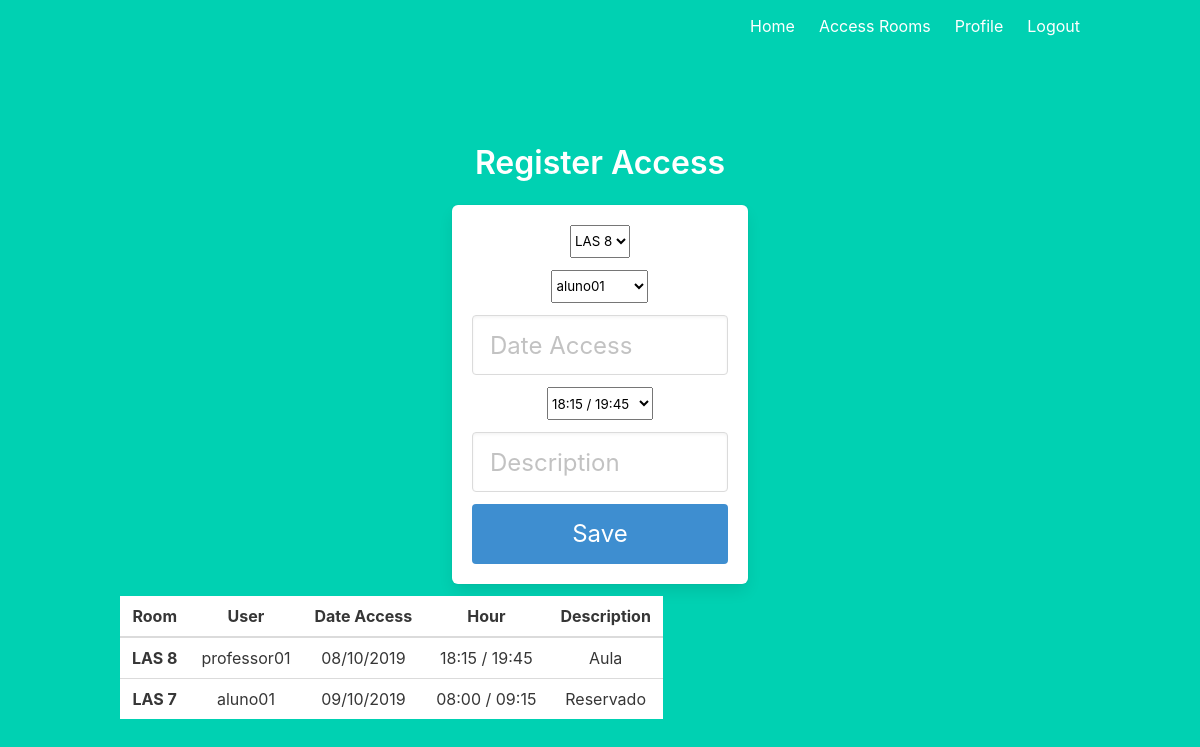
Page /register_access (signed in) on the committed database.
### models.py (models this page shows, shortened)
class HourRegister(db.Model):
    id = db.Column(db.Integer,primary_key=True)
    room_id = db.Column(db.Integer)
    user_id = db.Column(db.Integer)
    dt_access = db.Column(db.String(200))
    hours_id = db.Column(db.Integer)
    description = db.Column(db.String(1000))
    dt_start_access = db.Column(db.String(1000))
    dt_end_access = db.Column(db.String(1000))
    @hybrid_property
    def datetime_start_access(self):
        return datetime.strptime(self.dt_start_access, '%d/%m/%Y %H:%M:%S')
    @hybrid_property
    def datetime_end_access(self):
        return datetime.strptime(self.dt_end_access, '%d/%m/%Y %H:%M:%S')

class Room(db.Model):
    id = db.Column(db.Integer,primary_key=True)
    room = db.Column(db.String(200))

class User(UserMixin, db.Model):
    id = db.Column(db.Integer, primary_key=True)
    email = db.Column(db.String(100), unique=True)
    password = db.Column(db.String(100))
    name = db.Column(db.String(1000))
    num_university = db.Column(db.Integer)
    access_permission = db.Column(db.Boolean)
    dt_start_access =  db.Column(db.String(200))
    dt_end_access = db.Column(db.String(200))
    roles = db.relationship('Role', secondary='user_roles',
            backref=db.backref('users', lazy='dynamic'))
    def has_role(self, list_roles):
        return any(role.name for role in self.roles if role.name in list_roles)

class Hours(db.Model):
    id = db.Column(db.Integer,primary_key=True)
    hour_start = db.Column(db.Integer)
    hour_end = db.Column(db.Integer)
    desc_hour = db.Column(db.String(1000))

### auth.py (the view)
@auth.route('/register_access')
def register_access():
    rooms = Room.query.all()
    hours = Hours.query.all()
    users = User.query.all()
    list_access = db.session.query(HourRegister, Room, User, Hours
    ).join(Room, Room.id == HourRegister.room_id
    ).join(User, User.id == HourRegister.user_id
    ).join(Hours, Hours.id == HourRegister.hours_id
    ).filter(User.name != 'test'
    ).all()
    return render_template('register_access.html', room_list=rooms, user_list=users, list_hour=hours, list_access = list_access)

### __init__.py (called while the page is built)
def create_app():
    app = Flask(__name__)
    app.config['SECRET_KEY'] = 'thisismysecretkeydonotstealit'
    app.config['SQLALCHEMY_DATABASE_URI'] = 'sqlite:///db.sqlite3'
    db.init_app(app)
    def check_role():
        return str('bool_role')
    app.jinja_env.filters['check_role'] = check_role
    login_manager = LoginManager()
    login_manager.login_view = 'auth.login'
    login_manager.init_app(app)
    from .models import User
    @login_manager.user_loader
    def load_user(user_id):
        return User.query.get(int(user_id))
    from .auth import auth as auth_blueprint
    app.register_blueprint(auth_blueprint)
    from .main import main as main_blueprint
    app.register_blueprint(main_blueprint)
    return app

### templates/register_access.html (shortened to what this page needs)
{% extends "base.html" %}
{% block content %}
<div class="column is-4 is-offset-4">
    <h3 class="title">Register Access</h3>
    <div class="box">
        <form action="/register_access" method="POST">
            <div class="field">
                <select name=room_list class="select" id="inlineFormCustomSelect">
                    {% for r in room_list %}
                    <option value= "{{r.id}}" SELECTED>{{r.room}}</option>"
                    {% endfor %}
                </select>
            </div>
            <div class="field">
                <select name=user_list class="select" id="inlineFormCustomSelect">
                    {% for u in user_list %}
                    <option value= "{{u.id}}" SELECTED>{{u.name}}</option>"
                    {% endfor %}
                </select>
            </div>
            <div class="field">
                <div class="control">
                    <input class="input is-large" type="text" name="dt_access" placeholder="Date Access" autofocus="">
                </div>
            </div>
            <div class="field">
                <select name=hour_list class="select" id="inlineFormCustomSelect">
                    {% for h in list_hour %}
                    <option value= "{{h.id}}" SELECTED>{{h.desc_hour}}</option>"
                    {% endfor %}
                </select>
            </div>
            <div class="field">
                <div class="control">
                    <input class="input is-large" type="text" name="description" placeholder="Description" autofocus="">
                </div>
            </div>
            <button class="button is-block is-info is-large is-fullwidth">Save</button>
        </form>
    </div>
</div>
<div class="flight-container" style="overflow: auto; max-height: 80vh">
    <div class="table-responsive">
        <table class="table" id="list_access">
            <thead>
                <tr>
                    <th scope="col">Room</th>
                    <th scope="col">User</th>
                    <th scope="col">Date Access</th>
                    <th scope="col">Hour</th>
                    <th scope="col">Description</th>
                </tr>
            </thead>
            <tbody>
            {% for tt in list_access %}
                <tr id={{ tt[0].id }}>
                    <th scope="row">{{ tt[1].room }}</th>
                    <td> {{ tt[2].name }} </td>
                    <td> {{ tt[0].dt_access }} </td>
                    <td> {{ tt[3].desc_hour }} </td>
                    <td> {{ tt[0].description }} </td>
                </tr>
            {% endfor %}
            </tbody>
        </table>
    </div>
</div>
{% endblock %}

### rows in the picture
HourRegister: room "LAS 8", name "professor01", dt_access "08/10/2019", desc_hour "18:15 / 19:45", description "Aula"
HourRegister: room "LAS 7", name "aluno01", dt_access "09/10/2019", desc_hour "08:00 / 09:15", description "Reservado"

### other values in the picture
form field room_list "LAS 8"
form field user_list "aluno01"
form field hour_list "18:15 / 19:45"
